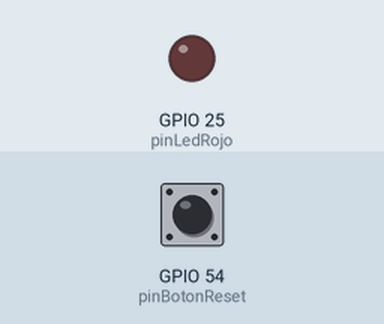
Bench run of a sketch on a simulated ESP32. On the bench: output pins drawn as LEDs (lit = HIGH). The inputs (shaded band) are chosen by the test bench; at power-on: GPIO 54 (pinBotonReset) HIGH.

Above: at 1.2 s.
1.3 s: GPIO 54 (pinBotonReset) pulled LOW for 3.2 s
At 4.9 s:
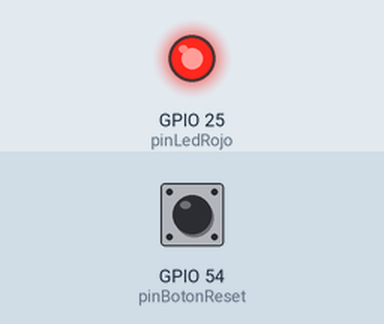
6.0 s: GPIO 54 (pinBotonReset) pulled LOW for 0.15 s
At 7.4 s:
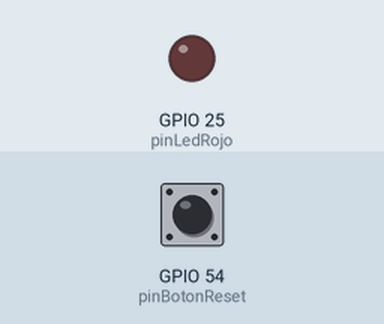
Timing chart, 0 to 9.0 s (numbered marks = the images above; inputs shaded):
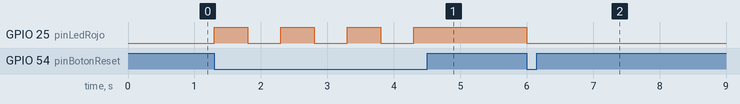

Measured:
- after the input at 1.3 s, GPIO 25 (pinLedRojo): alternates HIGH for 0.50 s and LOW for 0.50 s, 7 changes in all, then stays HIGH, starting at once
- after the input at 6.0 s, GPIO 25 (pinLedRojo): HIGH → LOW at once

The sketch:

Ejercicio2.ino
```cpp
#include <Arduino.h>
int pinLedRojo = 25;
int pinBotonReset = 54;
bool estadoBotonReset = 1;
bool estadoPinLedRojo = 0;


void setup () {


  pinMode(pinLedRojo, OUTPUT);
  pinMode(pinBotonReset, INPUT_PULLUP);
}


void loop () {
  estadoBotonReset = digitalRead(pinBotonReset);
  if (estadoBotonReset == LOW) {
    estadoPinLedRojo = !estadoPinLedRojo;
    digitalWrite(pinLedRojo, estadoPinLedRojo);
    delay(500); // Debounce delay
  }
}
```
